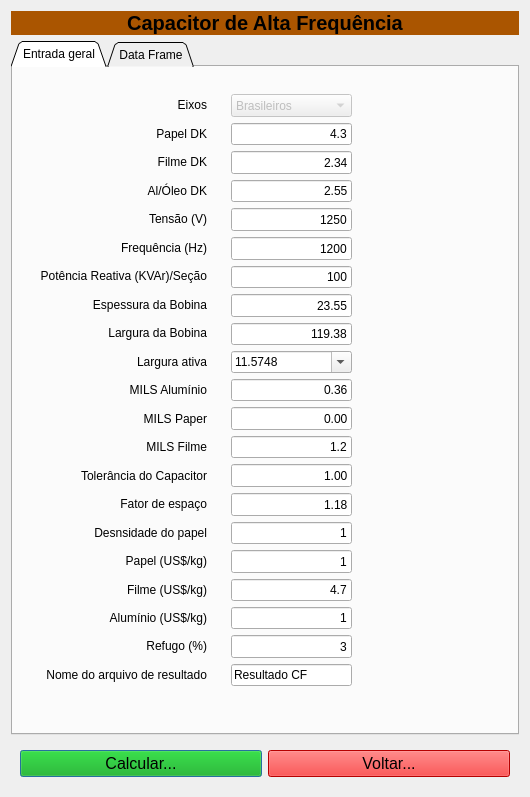
<?xml version="1.0" encoding="UTF-8"?>
<ui version="4.0">
 <class>Win_CF</class>
 <widget class="QDialog" name="Win_CF">
  <property name="geometry">
   <rect>
    <x>0</x>
    <y>0</y>
    <width>530</width>
    <height>797</height>
   </rect>
  </property>
  <property name="font">
   <font>
    <pointsize>9</pointsize>
   </font>
  </property>
  <property name="windowTitle">
   <string>Capacitor de Alta Frequência</string>
  </property>
  <layout class="QVBoxLayout" name="verticalLayout_3">
   <item>
    <widget class="QLabel" name="label_19">
     <property name="font">
      <font>
       <pointsize>15</pointsize>
       <bold>true</bold>
      </font>
     </property>
     <property name="styleSheet">
      <string notr="true">background-color: rgb(170, 85, 0);</string>
     </property>
     <property name="text">
      <string>Capacitor de Alta Frequência</string>
     </property>
     <property name="alignment">
      <set>Qt::AlignCenter</set>
     </property>
    </widget>
   </item>
   <item>
    <widget class="QTabWidget" name="tabWidget">
     <property name="tabShape">
      <enum>QTabWidget::Triangular</enum>
     </property>
     <property name="currentIndex">
      <number>0</number>
     </property>
     <widget class="QWidget" name="tabInput">
      <attribute name="title">
       <string>Entrada geral</string>
      </attribute>
      <layout class="QVBoxLayout" name="verticalLayout_5">
       <item>
        <widget class="QFrame" name="frame_2">
         <property name="frameShape">
          <enum>QFrame::NoFrame</enum>
         </property>
         <property name="frameShadow">
          <enum>QFrame::Raised</enum>
         </property>
         <layout class="QHBoxLayout" name="horizontalLayout">
          <item>
           <widget class="QFrame" name="fr_labels">
            <property name="frameShape">
             <enum>QFrame::NoFrame</enum>
            </property>
            <property name="frameShadow">
             <enum>QFrame::Raised</enum>
            </property>
            <layout class="QVBoxLayout" name="verticalLayout">
             <item>
              <widget class="QLabel" name="label_20">
               <property name="text">
                <string>Eixos</string>
               </property>
               <property name="alignment">
                <set>Qt::AlignRight|Qt::AlignTrailing|Qt::AlignVCenter</set>
               </property>
              </widget>
             </item>
             <item>
              <widget class="QLabel" name="label">
               <property name="text">
                <string>Papel DK</string>
               </property>
               <property name="alignment">
                <set>Qt::AlignRight|Qt::AlignTrailing|Qt::AlignVCenter</set>
               </property>
              </widget>
             </item>
             <item>
              <widget class="QLabel" name="label_2">
               <property name="text">
                <string>Filme DK</string>
               </property>
               <property name="alignment">
                <set>Qt::AlignRight|Qt::AlignTrailing|Qt::AlignVCenter</set>
               </property>
              </widget>
             </item>
             <item>
              <widget class="QLabel" name="label_3">
               <property name="text">
                <string>Al/Óleo DK</string>
               </property>
               <property name="alignment">
                <set>Qt::AlignRight|Qt::AlignTrailing|Qt::AlignVCenter</set>
               </property>
              </widget>
             </item>
             <item>
              <widget class="QLabel" name="label_4">
               <property name="text">
                <string>Tensão (V)</string>
               </property>
               <property name="alignment">
                <set>Qt::AlignRight|Qt::AlignTrailing|Qt::AlignVCenter</set>
               </property>
              </widget>
             </item>
             <item>
              <widget class="QLabel" name="label_5">
               <property name="text">
                <string>Frequência (Hz)</string>
               </property>
               <property name="alignment">
                <set>Qt::AlignRight|Qt::AlignTrailing|Qt::AlignVCenter</set>
               </property>
              </widget>
             </item>
             <item>
              <widget class="QLabel" name="label_6">
               <property name="text">
                <string>Potência Reativa (KVAr)/Seção</string>
               </property>
               <property name="alignment">
                <set>Qt::AlignRight|Qt::AlignTrailing|Qt::AlignVCenter</set>
               </property>
              </widget>
             </item>
             <item>
              <widget class="QLabel" name="label_12">
               <property name="text">
                <string>Espessura da Bobina</string>
               </property>
               <property name="alignment">
                <set>Qt::AlignRight|Qt::AlignTrailing|Qt::AlignVCenter</set>
               </property>
              </widget>
             </item>
             <item>
              <widget class="QLabel" name="label_14">
               <property name="text">
                <string>Largura da Bobina</string>
               </property>
               <property name="alignment">
                <set>Qt::AlignRight|Qt::AlignTrailing|Qt::AlignVCenter</set>
               </property>
              </widget>
             </item>
             <item>
              <widget class="QLabel" name="label_8">
               <property name="text">
                <string>Largura ativa</string>
               </property>
               <property name="alignment">
                <set>Qt::AlignRight|Qt::AlignTrailing|Qt::AlignVCenter</set>
               </property>
              </widget>
             </item>
             <item>
              <widget class="QLabel" name="label_7">
               <property name="text">
                <string>MILS Alumínio</string>
               </property>
               <property name="alignment">
                <set>Qt::AlignRight|Qt::AlignTrailing|Qt::AlignVCenter</set>
               </property>
              </widget>
             </item>
             <item>
              <widget class="QLabel" name="label_9">
               <property name="text">
                <string>MILS Paper</string>
               </property>
               <property name="alignment">
                <set>Qt::AlignRight|Qt::AlignTrailing|Qt::AlignVCenter</set>
               </property>
              </widget>
             </item>
             <item>
              <widget class="QLabel" name="label_10">
               <property name="text">
                <string>MILS Filme</string>
               </property>
               <property name="alignment">
                <set>Qt::AlignRight|Qt::AlignTrailing|Qt::AlignVCenter</set>
               </property>
              </widget>
             </item>
             <item>
              <widget class="QLabel" name="label_15">
               <property name="text">
                <string>Tolerância do Capacitor</string>
               </property>
               <property name="alignment">
                <set>Qt::AlignRight|Qt::AlignTrailing|Qt::AlignVCenter</set>
               </property>
              </widget>
             </item>
             <item>
              <widget class="QLabel" name="label_16">
               <property name="text">
                <string>Fator de espaço</string>
               </property>
               <property name="alignment">
                <set>Qt::AlignRight|Qt::AlignTrailing|Qt::AlignVCenter</set>
               </property>
              </widget>
             </item>
             <item>
              <widget class="QLabel" name="label_21">
               <property name="text">
                <string>Desnsidade do papel</string>
               </property>
               <property name="alignment">
                <set>Qt::AlignRight|Qt::AlignTrailing|Qt::AlignVCenter</set>
               </property>
              </widget>
             </item>
             <item>
              <widget class="QLabel" name="label_22">
               <property name="text">
                <string>Papel (US$/kg)</string>
               </property>
               <property name="alignment">
                <set>Qt::AlignRight|Qt::AlignTrailing|Qt::AlignVCenter</set>
               </property>
              </widget>
             </item>
             <item>
              <widget class="QLabel" name="label_23">
               <property name="text">
                <string>Filme (US$/kg)</string>
               </property>
               <property name="alignment">
                <set>Qt::AlignRight|Qt::AlignTrailing|Qt::AlignVCenter</set>
               </property>
              </widget>
             </item>
             <item>
              <widget class="QLabel" name="label_11">
               <property name="text">
                <string>Alumínio (US$/kg)</string>
               </property>
               <property name="alignment">
                <set>Qt::AlignRight|Qt::AlignTrailing|Qt::AlignVCenter</set>
               </property>
              </widget>
             </item>
             <item>
              <widget class="QLabel" name="label_27">
               <property name="text">
                <string>Refugo (%)</string>
               </property>
               <property name="alignment">
                <set>Qt::AlignRight|Qt::AlignTrailing|Qt::AlignVCenter</set>
               </property>
              </widget>
             </item>
             <item>
              <widget class="QLabel" name="label_13">
               <property name="text">
                <string>Nome do arquivo de resultado</string>
               </property>
               <property name="alignment">
                <set>Qt::AlignRight|Qt::AlignTrailing|Qt::AlignVCenter</set>
               </property>
              </widget>
             </item>
             <item>
              <spacer name="verticalSpacer_3">
               <property name="orientation">
                <enum>Qt::Vertical</enum>
               </property>
               <property name="sizeType">
                <enum>QSizePolicy::Fixed</enum>
               </property>
               <property name="sizeHint" stdset="0">
                <size>
                 <width>20</width>
                 <height>20</height>
                </size>
               </property>
              </spacer>
             </item>
            </layout>
           </widget>
          </item>
          <item>
           <widget class="QFrame" name="fr_edit">
            <property name="sizePolicy">
             <sizepolicy hsizetype="Ignored" vsizetype="Preferred">
              <horstretch>0</horstretch>
              <verstretch>0</verstretch>
             </sizepolicy>
            </property>
            <property name="frameShape">
             <enum>QFrame::NoFrame</enum>
            </property>
            <property name="frameShadow">
             <enum>QFrame::Raised</enum>
            </property>
            <layout class="QVBoxLayout" name="verticalLayout_2">
             <item>
              <widget class="QComboBox" name="cb_Eixos">
               <property name="enabled">
                <bool>false</bool>
               </property>
               <property name="sizePolicy">
                <sizepolicy hsizetype="Expanding" vsizetype="Expanding">
                 <horstretch>0</horstretch>
                 <verstretch>0</verstretch>
                </sizepolicy>
               </property>
               <property name="currentIndex">
                <number>1</number>
               </property>
               <property name="placeholderText">
                <string/>
               </property>
               <item>
                <property name="text">
                 <string>Americanos</string>
                </property>
               </item>
               <item>
                <property name="text">
                 <string>Brasileiros</string>
                </property>
               </item>
              </widget>
             </item>
             <item>
              <widget class="QLineEdit" name="ed_PapelBK">
               <property name="sizePolicy">
                <sizepolicy hsizetype="Expanding" vsizetype="Expanding">
                 <horstretch>0</horstretch>
                 <verstretch>0</verstretch>
                </sizepolicy>
               </property>
               <property name="text">
                <string>4.3</string>
               </property>
               <property name="alignment">
                <set>Qt::AlignRight|Qt::AlignTrailing|Qt::AlignVCenter</set>
               </property>
               <property name="placeholderText">
                <string>Papel DK</string>
               </property>
              </widget>
             </item>
             <item>
              <widget class="QLineEdit" name="ed_FilmeDK">
               <property name="sizePolicy">
                <sizepolicy hsizetype="Expanding" vsizetype="Expanding">
                 <horstretch>0</horstretch>
                 <verstretch>0</verstretch>
                </sizepolicy>
               </property>
               <property name="text">
                <string>2.34</string>
               </property>
               <property name="alignment">
                <set>Qt::AlignRight|Qt::AlignTrailing|Qt::AlignVCenter</set>
               </property>
               <property name="placeholderText">
                <string>Fime DK</string>
               </property>
              </widget>
             </item>
             <item>
              <widget class="QLineEdit" name="ed_OleoDK">
               <property name="sizePolicy">
                <sizepolicy hsizetype="Expanding" vsizetype="Expanding">
                 <horstretch>0</horstretch>
                 <verstretch>0</verstretch>
                </sizepolicy>
               </property>
               <property name="text">
                <string>2.55</string>
               </property>
               <property name="alignment">
                <set>Qt::AlignRight|Qt::AlignTrailing|Qt::AlignVCenter</set>
               </property>
               <property name="placeholderText">
                <string>Öleo DK</string>
               </property>
              </widget>
             </item>
             <item>
              <widget class="QLineEdit" name="ed_Vn">
               <property name="sizePolicy">
                <sizepolicy hsizetype="Expanding" vsizetype="Expanding">
                 <horstretch>0</horstretch>
                 <verstretch>0</verstretch>
                </sizepolicy>
               </property>
               <property name="text">
                <string>1250</string>
               </property>
               <property name="alignment">
                <set>Qt::AlignRight|Qt::AlignTrailing|Qt::AlignVCenter</set>
               </property>
               <property name="placeholderText">
                <string>Tensão (V)</string>
               </property>
              </widget>
             </item>
             <item>
              <widget class="QLineEdit" name="ed_Fr">
               <property name="sizePolicy">
                <sizepolicy hsizetype="Expanding" vsizetype="Expanding">
                 <horstretch>0</horstretch>
                 <verstretch>0</verstretch>
                </sizepolicy>
               </property>
               <property name="text">
                <string>1200</string>
               </property>
               <property name="alignment">
                <set>Qt::AlignRight|Qt::AlignTrailing|Qt::AlignVCenter</set>
               </property>
               <property name="placeholderText">
                <string>Frequência (HZ)</string>
               </property>
              </widget>
             </item>
             <item>
              <widget class="QLineEdit" name="ed_KVAR">
               <property name="sizePolicy">
                <sizepolicy hsizetype="Expanding" vsizetype="Expanding">
                 <horstretch>0</horstretch>
                 <verstretch>0</verstretch>
                </sizepolicy>
               </property>
               <property name="text">
                <string>100</string>
               </property>
               <property name="alignment">
                <set>Qt::AlignRight|Qt::AlignTrailing|Qt::AlignVCenter</set>
               </property>
               <property name="placeholderText">
                <string>Potência Reativa (kVAr)</string>
               </property>
              </widget>
             </item>
             <item>
              <widget class="QLineEdit" name="ed_Esp_coil">
               <property name="sizePolicy">
                <sizepolicy hsizetype="Expanding" vsizetype="Expanding">
                 <horstretch>0</horstretch>
                 <verstretch>0</verstretch>
                </sizepolicy>
               </property>
               <property name="text">
                <string>23.55</string>
               </property>
               <property name="alignment">
                <set>Qt::AlignRight|Qt::AlignTrailing|Qt::AlignVCenter</set>
               </property>
               <property name="placeholderText">
                <string>Largura Ativa do Foil</string>
               </property>
              </widget>
             </item>
             <item>
              <widget class="QLineEdit" name="ed_Larg_Coil">
               <property name="sizePolicy">
                <sizepolicy hsizetype="Expanding" vsizetype="Expanding">
                 <horstretch>0</horstretch>
                 <verstretch>0</verstretch>
                </sizepolicy>
               </property>
               <property name="text">
                <string>119.38</string>
               </property>
               <property name="alignment">
                <set>Qt::AlignRight|Qt::AlignTrailing|Qt::AlignVCenter</set>
               </property>
               <property name="placeholderText">
                <string>Altura da bobina (mm)</string>
               </property>
              </widget>
             </item>
             <item>
              <widget class="QComboBox" name="cb_larg_ativa">
               <property name="editable">
                <bool>true</bool>
               </property>
               <item>
                <property name="text">
                 <string>11.5748</string>
                </property>
               </item>
               <item>
                <property name="text">
                 <string>11.654</string>
                </property>
               </item>
               <item>
                <property name="text">
                 <string>11.811</string>
                </property>
               </item>
               <item>
                <property name="text">
                 <string>11.9685</string>
                </property>
               </item>
              </widget>
             </item>
             <item>
              <widget class="QLineEdit" name="ed_mils_Al">
               <property name="text">
                <string>0.36</string>
               </property>
               <property name="alignment">
                <set>Qt::AlignRight|Qt::AlignTrailing|Qt::AlignVCenter</set>
               </property>
              </widget>
             </item>
             <item>
              <widget class="QLineEdit" name="Ed_MilsPaper">
               <property name="sizePolicy">
                <sizepolicy hsizetype="Expanding" vsizetype="Expanding">
                 <horstretch>0</horstretch>
                 <verstretch>0</verstretch>
                </sizepolicy>
               </property>
               <property name="text">
                <string>0.00</string>
               </property>
               <property name="alignment">
                <set>Qt::AlignRight|Qt::AlignTrailing|Qt::AlignVCenter</set>
               </property>
               <property name="placeholderText">
                <string>MILS Paper</string>
               </property>
              </widget>
             </item>
             <item>
              <widget class="QLineEdit" name="ed_milsFilm">
               <property name="sizePolicy">
                <sizepolicy hsizetype="Expanding" vsizetype="Expanding">
                 <horstretch>0</horstretch>
                 <verstretch>0</verstretch>
                </sizepolicy>
               </property>
               <property name="text">
                <string>1.2</string>
               </property>
               <property name="alignment">
                <set>Qt::AlignRight|Qt::AlignTrailing|Qt::AlignVCenter</set>
               </property>
               <property name="placeholderText">
                <string>MILS Filme</string>
               </property>
              </widget>
             </item>
             <item>
              <widget class="QLineEdit" name="ed_tol">
               <property name="sizePolicy">
                <sizepolicy hsizetype="Expanding" vsizetype="Expanding">
                 <horstretch>0</horstretch>
                 <verstretch>0</verstretch>
                </sizepolicy>
               </property>
               <property name="text">
                <string>1.00</string>
               </property>
               <property name="alignment">
                <set>Qt::AlignRight|Qt::AlignTrailing|Qt::AlignVCenter</set>
               </property>
               <property name="placeholderText">
                <string>Tolerâcia do Capacitor</string>
               </property>
              </widget>
             </item>
             <item>
              <widget class="QLineEdit" name="ed_FatorEsp">
               <property name="sizePolicy">
                <sizepolicy hsizetype="Expanding" vsizetype="Expanding">
                 <horstretch>0</horstretch>
                 <verstretch>0</verstretch>
                </sizepolicy>
               </property>
               <property name="text">
                <string>1.18</string>
               </property>
               <property name="alignment">
                <set>Qt::AlignRight|Qt::AlignTrailing|Qt::AlignVCenter</set>
               </property>
               <property name="placeholderText">
                <string>Sobre Voltas</string>
               </property>
              </widget>
             </item>
             <item>
              <widget class="QLineEdit" name="ed_rhoPaper">
               <property name="sizePolicy">
                <sizepolicy hsizetype="Expanding" vsizetype="Expanding">
                 <horstretch>0</horstretch>
                 <verstretch>0</verstretch>
                </sizepolicy>
               </property>
               <property name="text">
                <string>1</string>
               </property>
               <property name="alignment">
                <set>Qt::AlignRight|Qt::AlignTrailing|Qt::AlignVCenter</set>
               </property>
              </widget>
             </item>
             <item>
              <widget class="QLineEdit" name="ed_custoPaper">
               <property name="sizePolicy">
                <sizepolicy hsizetype="Expanding" vsizetype="Expanding">
                 <horstretch>0</horstretch>
                 <verstretch>0</verstretch>
                </sizepolicy>
               </property>
               <property name="text">
                <string>1</string>
               </property>
               <property name="alignment">
                <set>Qt::AlignRight|Qt::AlignTrailing|Qt::AlignVCenter</set>
               </property>
              </widget>
             </item>
             <item>
              <widget class="QLineEdit" name="ed_custoFilm">
               <property name="sizePolicy">
                <sizepolicy hsizetype="Expanding" vsizetype="Expanding">
                 <horstretch>0</horstretch>
                 <verstretch>0</verstretch>
                </sizepolicy>
               </property>
               <property name="text">
                <string>4.7</string>
               </property>
               <property name="alignment">
                <set>Qt::AlignRight|Qt::AlignTrailing|Qt::AlignVCenter</set>
               </property>
              </widget>
             </item>
             <item>
              <widget class="QLineEdit" name="ed_custo_al">
               <property name="text">
                <string>1</string>
               </property>
               <property name="alignment">
                <set>Qt::AlignRight|Qt::AlignTrailing|Qt::AlignVCenter</set>
               </property>
              </widget>
             </item>
             <item>
              <widget class="QLineEdit" name="ed_Refugo">
               <property name="sizePolicy">
                <sizepolicy hsizetype="Expanding" vsizetype="Expanding">
                 <horstretch>0</horstretch>
                 <verstretch>0</verstretch>
                </sizepolicy>
               </property>
               <property name="text">
                <string>3</string>
               </property>
               <property name="alignment">
                <set>Qt::AlignRight|Qt::AlignTrailing|Qt::AlignVCenter</set>
               </property>
              </widget>
             </item>
             <item>
              <widget class="QLineEdit" name="ed_file_name">
               <property name="text">
                <string>Resultado CF</string>
               </property>
              </widget>
             </item>
             <item>
              <spacer name="verticalSpacer_4">
               <property name="orientation">
                <enum>Qt::Vertical</enum>
               </property>
               <property name="sizeType">
                <enum>QSizePolicy::Fixed</enum>
               </property>
               <property name="sizeHint" stdset="0">
                <size>
                 <width>20</width>
                 <height>20</height>
                </size>
               </property>
              </spacer>
             </item>
            </layout>
           </widget>
          </item>
          <item>
           <spacer name="horizontalSpacer">
            <property name="orientation">
             <enum>Qt::Horizontal</enum>
            </property>
            <property name="sizeHint" stdset="0">
             <size>
              <width>40</width>
              <height>20</height>
             </size>
            </property>
           </spacer>
          </item>
         </layout>
        </widget>
       </item>
      </layout>
     </widget>
     <widget class="QWidget" name="tabDF">
      <attribute name="title">
       <string>Data Frame</string>
      </attribute>
      <layout class="QVBoxLayout" name="verticalLayout_4">
       <item>
        <widget class="QFrame" name="frame_DF">
         <property name="frameShape">
          <enum>QFrame::StyledPanel</enum>
         </property>
         <property name="frameShadow">
          <enum>QFrame::Raised</enum>
         </property>
         <layout class="QHBoxLayout" name="horizontalLayout_2">
          <item>
           <widget class="QTableView" name="tableView"/>
          </item>
         </layout>
        </widget>
       </item>
      </layout>
     </widget>
    </widget>
   </item>
   <item>
    <widget class="QFrame" name="frame_14">
     <property name="frameShape">
      <enum>QFrame::NoFrame</enum>
     </property>
     <property name="frameShadow">
      <enum>QFrame::Raised</enum>
     </property>
     <layout class="QHBoxLayout" name="horizontalLayout_3">
      <item>
       <widget class="QPushButton" name="bt_calc">
        <property name="font">
         <font>
          <pointsize>12</pointsize>
         </font>
        </property>
        <property name="styleSheet">
         <string notr="true">background-color: rgb(0, 170, 0);</string>
        </property>
        <property name="text">
         <string>Calcular...</string>
        </property>
       </widget>
      </item>
      <item>
       <widget class="QPushButton" name="bt_close">
        <property name="font">
         <font>
          <pointsize>12</pointsize>
         </font>
        </property>
        <property name="styleSheet">
         <string notr="true">background-color: rgb(255, 0, 0);</string>
        </property>
        <property name="text">
         <string>Voltar...</string>
        </property>
       </widget>
      </item>
     </layout>
    </widget>
   </item>
  </layout>
 </widget>
 <tabstops>
  <tabstop>cb_Eixos</tabstop>
  <tabstop>ed_PapelBK</tabstop>
  <tabstop>ed_FilmeDK</tabstop>
  <tabstop>ed_OleoDK</tabstop>
  <tabstop>ed_Vn</tabstop>
  <tabstop>ed_Fr</tabstop>
  <tabstop>ed_KVAR</tabstop>
  <tabstop>ed_Esp_coil</tabstop>
  <tabstop>ed_Larg_Coil</tabstop>
  <tabstop>cb_larg_ativa</tabstop>
  <tabstop>ed_mils_Al</tabstop>
  <tabstop>Ed_MilsPaper</tabstop>
  <tabstop>ed_milsFilm</tabstop>
  <tabstop>ed_tol</tabstop>
  <tabstop>ed_FatorEsp</tabstop>
  <tabstop>ed_rhoPaper</tabstop>
  <tabstop>ed_custoPaper</tabstop>
  <tabstop>ed_custoFilm</tabstop>
  <tabstop>ed_custo_al</tabstop>
  <tabstop>ed_Refugo</tabstop>
  <tabstop>ed_file_name</tabstop>
  <tabstop>tableView</tabstop>
  <tabstop>bt_close</tabstop>
  <tabstop>bt_calc</tabstop>
  <tabstop>tabWidget</tabstop>
 </tabstops>
 <resources/>
 <connections>
  <connection>
   <sender>bt_close</sender>
   <signal>clicked()</signal>
   <receiver>Win_CF</receiver>
   <slot>close()</slot>
   <hints>
    <hint type="sourcelabel">
     <x>385</x>
     <y>767</y>
    </hint>
    <hint type="destinationlabel">
     <x>261</x>
     <y>400</y>
    </hint>
   </hints>
  </connection>
 </connections>
</ui>
